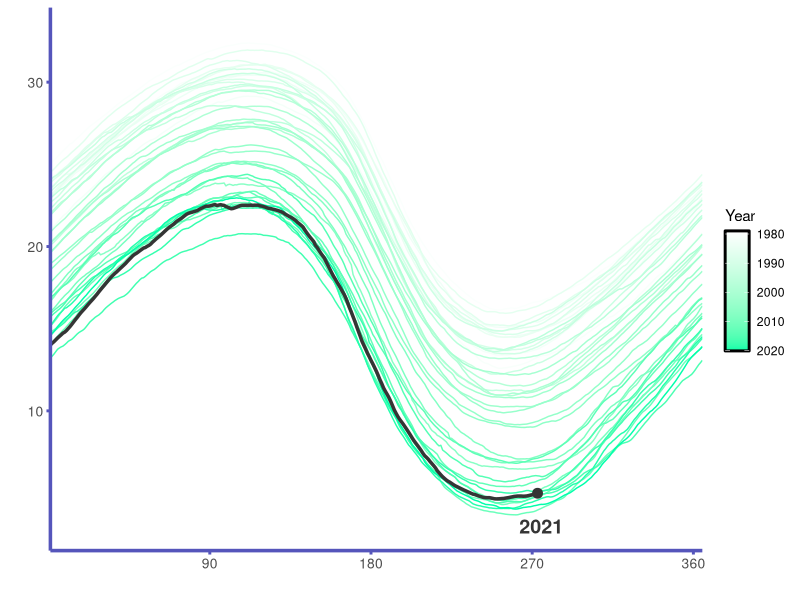
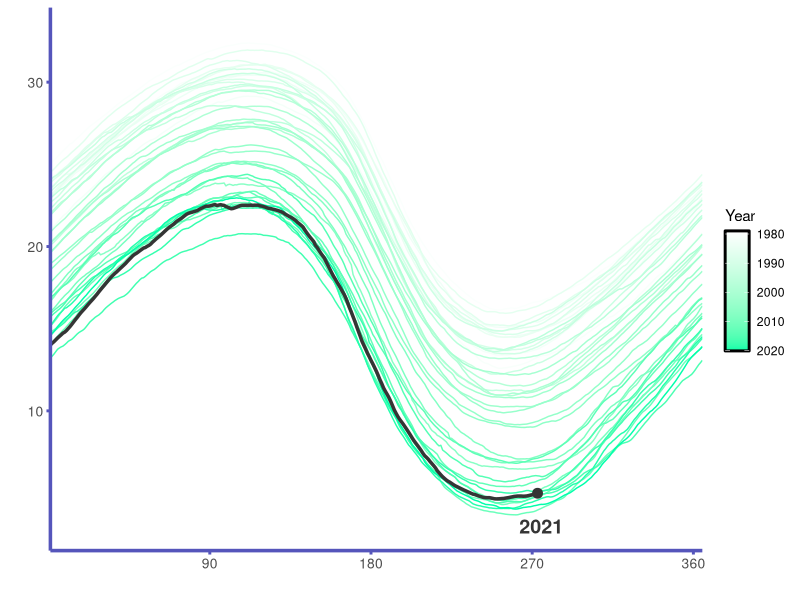

These charts were generated, in order, by the following R code:
library(dplyr)
library(ggplot2)
library(forcats)
library(Cairo)

background.color = "transparent"
grid.color = "transparent"
highlight.color = "#353535"
current.year.color = "#353535"
# mean.color = rgb(68, 134, 166, maxColorValue = 255);


ice.data.daily <- read.csv("Data/ice-volume-daily.dat", sep='')

mean.ice.vol = ice.data.daily %>% 
  group_by(X.day) %>% 
  summarise(Mean.X.day = mean(Vol))

ggplot() +
  geom_line(
    data = filter(ice.data.daily, Year != 2021),
    aes(x = X.day, y = Vol, group = Year, colour = Year)) +
  geom_line(
    data = filter(ice.data.daily, Year == 2021),
    aes(x = X.day, y = Vol, group = Year, colour = Year),
    colour = current.year.color, size = 1.2
  ) +
  # Mean over the years, but I've decided not to include it
  #geom_line(
  #  data = mean.ice.vol,
  #  aes(x = X.day, y = Mean.X.day),
  #  colour = mean.color, size = 1.2
  #) +
  geom_point(aes(x = 273, y = 4.987), size = 3, colour = current.year.color) +
  scale_color_gradient(low = "#ffffff", high = "#00ffaa") +
  scale_x_continuous(breaks = c(seq(0, 360, 90)), expand = c(0, 0)) +
  labs(
    x = "",
    y = "") +
  theme(
    plot.background = element_rect(fill = background.color, color = background.color),
    panel.background = element_rect(fill = background.color),
    axis.line = element_line(colour = "#5555bb", size = 1.2),
    axis.ticks = element_line(colour = "#5555bb", size = 1),
    axis.ticks.length = unit(1, "mm"),
    axis.text = element_text(size = 10),
    panel.grid = element_line(color = grid.color),
    legend.background = element_rect(fill = background.color),
  ) +
  annotate(
    geom="text", 
    x=275, y=3, 
    label="2021",color=highlight.color, 
    size = 5, fontface = 2) +
  guides(colour = guide_colourbar(ticks = FALSE, frame.colour = "black", frame.linewidth = 1, reverse = TRUE))
  

ggsave(file="Render/ice_volume_daily.png", type="cairo-png", width = 12, height = 5)
